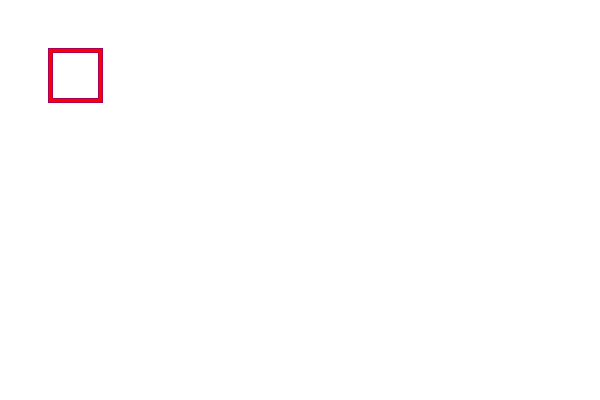
Frame 1 (no input)
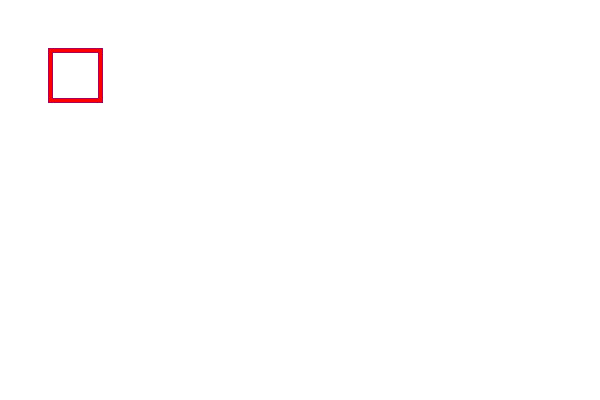
Frame 60 (the mouse pressed at the canvas centre just before this capture)
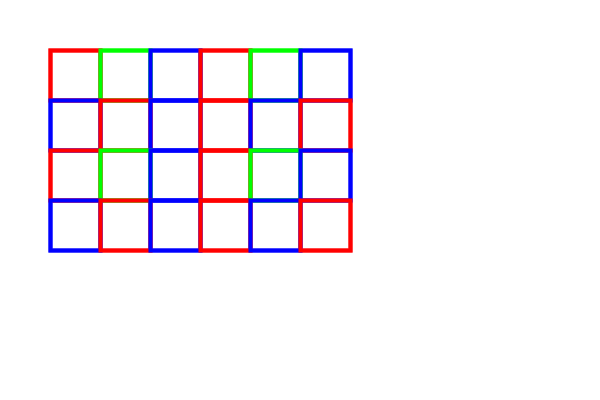
Frame 120 (the mouse held since frame 60 and released just before this capture)

The Processing sketch that drew these frames (run headless with seeded random() and noise(); from frame 60 on, the mouse is pressed at the canvas centre):

// Processing sketch: day_02_modulo
// ── day_02_modulo.pde
int rectSize = 50;
float xPadding = 1.5;
float yPadding = 1.5;

void setup() {
  size(600, 400);
  background(255);
  //noStroke();
  //blendMode(DARKEST);
  
}

void draw() {
  //background(0);
  noStroke();
  fill(255,100);
  rect(0,0,width,height);
  
  noFill();
  strokeWeight(4);

  xPadding = map(mouseX, 0, width, 0, 2);
  yPadding = map(mouseY, 0, height, 0, 2);

  for (int row = 0; row < 4; row++) {
    for (int column = 0; column < 6; column++) {
      if (row%2 == 0) { // == asking if it's equal / != asking if it's different
        if (column%3 == 0) {
          stroke(255, 0, 0);
        } else if (column%3 == 1) {
          stroke(0, 255, 0);
        } else {
          stroke(0, 0, 255);
        }
      } else {
        if (column%2 == 1) {
          stroke(255, 0, 0);
        } else {
          stroke(0, 0, 255);
        }
      }
      rect(column*rectSize*xPadding + 50, row*rectSize*yPadding + 50, rectSize, rectSize);
    }
  }

  //for(int posX = 100; posX < width; posX+=100){ //posX+=65 --> posX = posX+65
  //  fill(0,255,0);
  //  rect(posX, 100, rectSize, rectSize);
  //}
}
